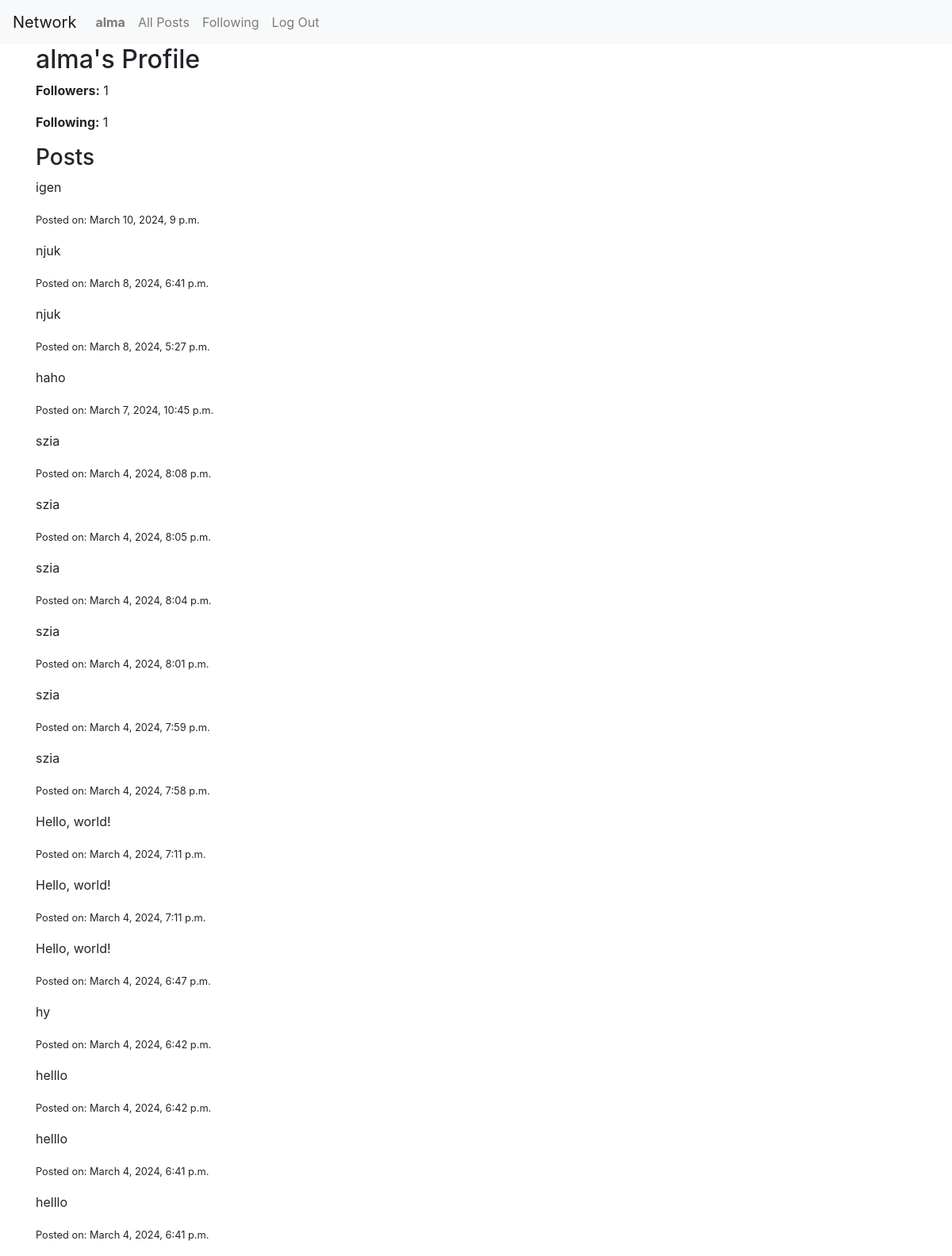
Screenshot of /profile/alma (signed in) with the database file from the repository.
### network/models.py (models this page shows, shortened)
class User(AbstractUser):
    pass

class Post(models.Model):
    user = models.ForeignKey(User, on_delete=models.CASCADE)
    content = models.TextField()
    created_at = models.DateTimeField(auto_now_add=True)

### network/views.py (the view)
# urls.py: path('profile/<str:username>', views.profile, name='profile'),
def profile(request, username):
    user = User.objects.get(username=username)
    posts = Post.objects.filter(user=user).order_by('-created_at')
    is_following = False
    if request.user.is_authenticated and Follow.objects.filter(follower=request.user, followed=user).exists():
        is_following = True
    followers_count = Follow.objects.filter(followed=user).count()
    following_count = Follow.objects.filter(follower=user).count()
    return render(request, 'network/profile.html', {
        'user_profile': user,
        'posts': posts,
        'is_following': is_following,
        'followers_count': followers_count,
        'following_count': following_count
    })

### network/templates/network/profile.html (shortened to what this page needs)
{% extends 'network/layout.html' %}
{% load static %}
{% block body %}
<div class="container">
    <div class="profile-header">
        <h2>{{ user_profile.username }}'s Profile</h2>
        <p><strong>Followers:</strong> <span id="followers-count">{{ followers_count }}</span></p>
        <p><strong>Following:</strong> {{ following_count }}</p>
    </div>
    <div class="posts-list">
        <h3>Posts</h3>
        {% for post in posts %}
            <div class="post">
                <p>{{ post.content }}</p>
                <p><small>Posted on: {{ post.created_at }}</small></p>
            </div>
        {% endfor %}
    </div>
</div>
{% endblock %}

### network/templates/network/layout.html (shortened to what this page needs)
{% load static %}
<!DOCTYPE html>
<html lang="en">
    <head>
        <link rel="stylesheet" href="https://stackpath.bootstrapcdn.com/bootstrap/4.4.1/css/bootstrap.min.css">
        <link href="{% static 'network/styles.css' %}" rel="stylesheet">
    </head>
    <body>
        <nav class="navbar navbar-expand-lg navbar-light bg-light">
            <a class="navbar-brand" href="#">Network</a>
            <div>
              <ul class="navbar-nav mr-auto">
                {% if user.is_authenticated %}
                    <li class="nav-item">
                        <a class="nav-link" href="{% url 'profile' username=user.username %}"><strong>{{ user.username }}</strong></a>
                    </li>
                {% endif %}
                <li class="nav-item">
                  <a class="nav-link" href="{% url 'index' %}">All Posts</a>
                </li>
                {% if user.is_authenticated %}
                    <li class="nav-item">
                        <a class="nav-link" href="{% url 'following' %}">Following</a>
                    </li>
                    <li class="nav-item">
                        <a class="nav-link" href="{% url 'logout' %}">Log Out</a>
                    </li>
                {% endif %}
              </ul>
            </div>
          </nav>
        <div class="body">
            {% block body %}
            {% endblock %}
        </div>
    </body>
</html>

### rows the page displays
User: username "alma"
Post: content "igen", created_at "March 10, 2024, 9 p.m."
Post: content "njuk", created_at "March 8, 2024, 6:41 p.m."
Post: content "njuk", created_at "March 8, 2024, 5:27 p.m."
Post: content "haho", created_at "March 7, 2024, 10:45 p.m."
Post: content "szia", created_at "March 4, 2024, 8:08 p.m."
Post: content "szia", created_at "March 4, 2024, 8:05 p.m."
Post: content "szia", created_at "March 4, 2024, 8:04 p.m."
Post: content "szia", created_at "March 4, 2024, 8:01 p.m."
Post: content "szia", created_at "March 4, 2024, 7:59 p.m."
Post: content "szia", created_at "March 4, 2024, 7:58 p.m."
Post: content "Hello, world!", created_at "March 4, 2024, 7:11 p.m."
Post: content "Hello, world!", created_at "March 4, 2024, 7:11 p.m."
Post: content "Hello, world!", created_at "March 4, 2024, 6:47 p.m."
Post: content "hy", created_at "March 4, 2024, 6:42 p.m."
Post: content "helllo", created_at "March 4, 2024, 6:42 p.m."
Post: content "helllo", created_at "March 4, 2024, 6:41 p.m."
Post: content "helllo", created_at "March 4, 2024, 6:41 p.m."

### other values shown
{{ followers_count }} "1"
{{ following_count }} "1"
